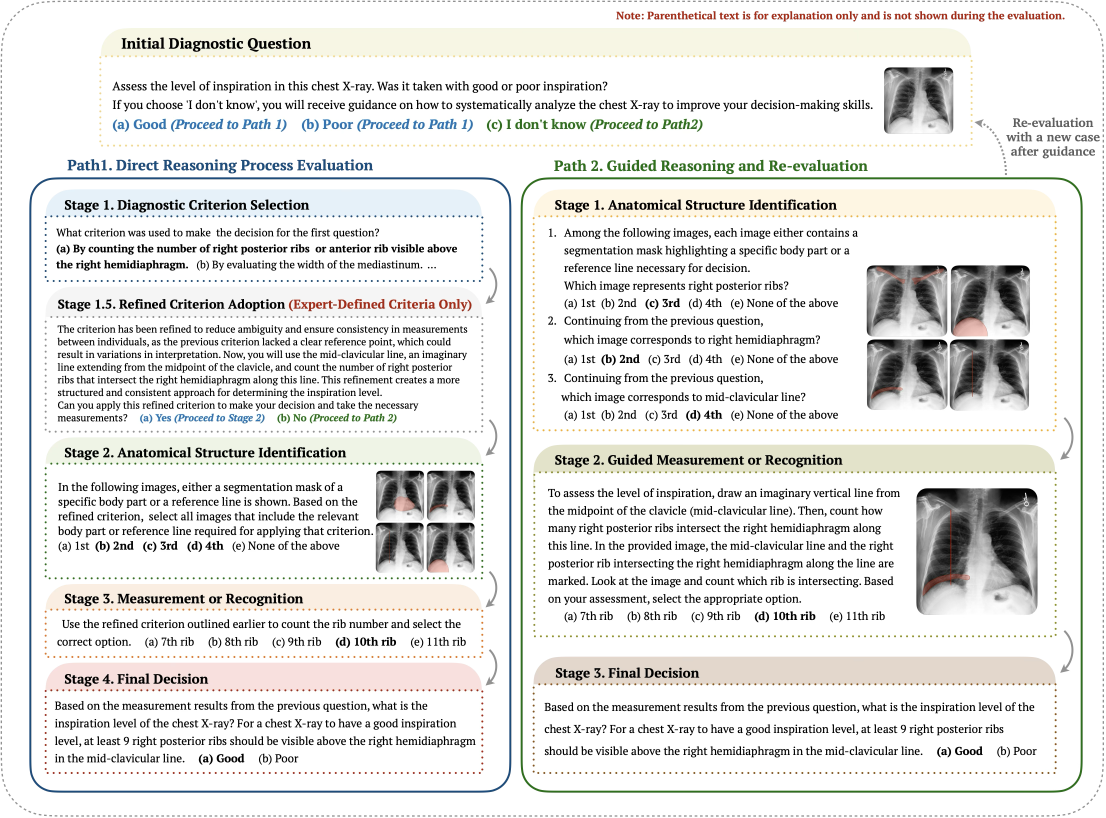
#> input picture evaluate/images/overview_cxreasonbench.png, 3318 x 2452 px (shown at 1/3 size)
$ python -i rotation.py   (imports and definitions only)   (Python 2 division)
#> lines starting #> are read from the running program, lines starting #| are printed output that depends on the picture
import cv2
import numpy as np
from scipy import ndimage
from scipy.spatial import distance
from collections import defaultdict
from skimage.morphology import skeletonize

from utils.constants import TARGET_MASK_LIST, MD_RANGES, ROUND_VALUE
from utils.utils import select_max_area_mask


# [15 lines left out: function select_max_width_mask, not called in this run]


def is_ascending(lst):
    return all(lst[i] <= lst[i + 1] for i in range(len(lst) - 1))

# [52 lines left out: functions find_target_midlines, least_squares_fit_vertical, not called in this run]

def find_x_vertical(y, m, b):
    x = m * y + b
    return x

# [27 lines left out: functions line_equation, residue, x_std, not called in this run]


def extract_meta_clavicle(image_data):
    meta_clavicle = dict()
    for side in ['right', 'left']:
        cxas_files = image_data['cxas']
        mask_lung = cv2.imread(cxas_files[f"{side} lung"], 0)
        mask_clavicle = cv2.imread(cxas_files[f"clavicle {side}"], 0)

        if mask_clavicle.sum() != 0 and mask_lung.sum() != 0:
            mask_lung_refined = select_max_area_mask(mask_lung)
            longest_mask, _ = select_max_width_mask(mask_clavicle)
            ys, xs = longest_mask.nonzero()
            idx_xmin, idx_xmax = xs.argmin(), xs.argmax()

            img_height, img_width = longest_mask.shape
            meta_clavicle['image_height'] = img_height
            meta_clavicle['image_width'] = img_width

            if side == 'right':
                x1, y1 = xs[idx_xmin], ys[idx_xmin]
                x2, y2 = xs[idx_xmax], ys[idx_xmax]

            elif side == 'left':
                x2, y2 = xs[idx_xmin], ys[idx_xmin]
                x1, y1 = xs[idx_xmax], ys[idx_xmax]

            if x2 - x1 != 0:  # Avoid division by zero
                slope = (y2 - y1) / (x2 - x1)
                initial_intercept = y1 - slope * x1
            else:
                slope = None  # Vertical line
                initial_intercept = x1

            if slope is not None:
                height, width = longest_mask.shape
                max_intercept = height - 1  # Limit to the height of the mask
                valid_intercept = []  # Store valid intercept

                # Function to check for intersections
                # [6 lines left out: function has_intersection, not called in this run]

                # Start from initial intercept and move upwards
                intercept = initial_intercept
                while intercept <= max_intercept and has_intersection(longest_mask, slope, intercept, height):
                    valid_intercept.append(intercept)
                    intercept += 1

                # Start from initial intercept and move downwards
                intercept = initial_intercept - 1
                while intercept >= 0 and has_intersection(longest_mask, slope, intercept, height):
                    valid_intercept.append(intercept)
                    intercept -= 1

                if valid_intercept:
                    intercept_max = max(valid_intercept)
                    intercept_min = min(valid_intercept)

                    filled_mask = np.zeros_like(mask_clavicle, dtype=np.uint8)
                    for x in range(width):
                        y_min = int(slope * x + intercept_min)
                        y_max = int(slope * x + intercept_max)

                        if 0 <= y_min < height and 0 <= y_max < height:
                            filled_mask[min(y_min, y_max):max(y_min, y_max) + 1, x] = 1

                    intersection_mask = np.bitwise_and(mask_clavicle, filled_mask)

                    y_indices, x_indices = intersection_mask.nonzero()
                    if len(x_indices) != 0:
                        if side == 'right':
                            idx = x_indices.argmax()
                        elif side == 'left':
                            idx = x_indices.argmin()
                        end_pnt = (x_indices[idx], y_indices[idx])

                        y_maxwidth = mask_lung_refined.sum(axis=-1).argmax()
                        xs_lung_max_width = mask_lung_refined[y_maxwidth].nonzero()[0]
                        if len(xs_lung_max_width) != 0:
                            if side == 'right':
                                lung_inner_pnt_max = (xs_lung_max_width[-1], y_maxwidth)
                                lung_outter_pnt_max = (xs_lung_max_width[0], y_maxwidth)
                                quality_x_pos_max = (end_pnt[0] - lung_outter_pnt_max[0]) / (
                                        lung_inner_pnt_max[0] - lung_outter_pnt_max[0])
                            elif side == 'left':
                                lung_inner_pnt_max = (xs_lung_max_width[0], y_maxwidth)
                                lung_outter_pnt_max = (xs_lung_max_width[-1], y_maxwidth)
                                quality_x_pos_max = (lung_outter_pnt_max[0] - end_pnt[0]) / (
                                        lung_outter_pnt_max[0] - lung_inner_pnt_max[0])
                        else:
                            quality_x_pos_max = -1

                        meta_clavicle[f'{side}_quality_x_pos_max'] = quality_x_pos_max
                        meta_clavicle[f'{side}_end_pnt_xy'] = end_pnt
                        meta_clavicle[f'{side}_slope'] = slope
                        meta_clavicle[f'{side}_intercept_min'] = intercept_min
                        meta_clavicle[f'{side}_intercept_max'] = intercept_max
                else:
                    print(image_data['cxr'])
    return meta_clavicle

# [138 lines left out: function extract_meta_midline, not called in this run]

def extract_rotation(image_data):
    meta_rotation = dict()

    # clavicle, midline
    meta_clavicle = extract_meta_clavicle(image_data)
    meta_midline = extract_meta_midline(image_data)

    tg_keys_clavicle = ['image_height', 'image_width',
                        'right_quality_x_pos_max', 'left_quality_x_pos_max',
                        'right_end_pnt_xy', 'left_end_pnt_xy']
    if all(k in meta_clavicle for k in tg_keys_clavicle):
        image_height = meta_clavicle['image_height']
        image_width = meta_clavicle['image_width']

        clavicle_right_x_pos_max = meta_clavicle['right_quality_x_pos_max']
        clavicle_left_x_pos_max = meta_clavicle['left_quality_x_pos_max']

        clavicle_y_right = meta_clavicle['right_end_pnt_xy'][-1]
        clavicle_y_left = meta_clavicle['left_end_pnt_xy'][-1]
        clavicle_y_diff = abs(clavicle_y_right - clavicle_y_left) / image_height

        clavicle_y_mean = (clavicle_y_right + clavicle_y_left) / 2
        clavicle_y_pos = (clavicle_y_mean / image_height)

        clavicle_x_right = meta_clavicle['right_end_pnt_xy'][0]
        clavicle_x_left = meta_clavicle['left_end_pnt_xy'][0]
        clavicle_x_diff = (clavicle_x_left - clavicle_x_right) / image_width

        md_range_clavicle = {'x_position': [0.8, 2.0], 'x_diff': [-0.1, 0.3],
                             'y_position': [0.05, 0.5], 'y_diff': [0, 0.05]}

        qc_valid_clavicle = (clavicle_right_x_pos_max >= md_range_clavicle['x_position'][0]) \
                            & (clavicle_right_x_pos_max < md_range_clavicle['x_position'][-1]) \
                            & (clavicle_left_x_pos_max >= md_range_clavicle['x_position'][0]) \
                            & (clavicle_left_x_pos_max < md_range_clavicle['x_position'][-1]) \
                            & (clavicle_x_diff >= md_range_clavicle['x_diff'][0]) \
                            & (clavicle_x_diff < md_range_clavicle['x_diff'][-1]) \
                            & (clavicle_y_diff >= md_range_clavicle['y_diff'][0]) \
                            & (clavicle_y_diff < md_range_clavicle['y_diff'][-1]) \
                            & (clavicle_y_pos >= md_range_clavicle['y_position'][0]) \
                            & (clavicle_y_pos < md_range_clavicle['y_position'][-1])

        if qc_valid_clavicle:
            # clavicle
            right_end_pnt = meta_clavicle['right_end_pnt_xy']
            left_end_pnt = meta_clavicle['left_end_pnt_xy']

            # clavicle2midline
            xy_coords = meta_midline['xy_coords']
            target_indices, target_coords = find_target_midlines(right_end_pnt, left_end_pnt, xy_coords)

            if target_coords != -1:
                m, b = least_squares_fit_vertical(target_coords)
                right_midline_x = find_x_vertical(right_end_pnt[-1], m, b)
                left_midline_x = find_x_vertical(left_end_pnt[-1], m, b)

                right_midline_xy = [right_midline_x, right_end_pnt[-1]]
                left_midline_xy = [left_midline_x, left_end_pnt[-1]]

                distance_right_clavicle = right_midline_x - right_end_pnt[0]
                distance_left_clavicle = left_end_pnt[0] - left_midline_x

                ratio = (distance_right_clavicle / distance_left_clavicle) \
                    if distance_left_clavicle >= distance_right_clavicle \
                    else (distance_left_clavicle / distance_right_clavicle)

                # qc - midline
                md_range_midline = {
                    'threshold_vertebrae_residue': 20,
                    'threshold_vertebrae_std': 30
                }

                midline_residue = residue(target_coords)
                midline_x_std = x_std(target_coords)

                qc_valid_midline = (midline_residue < md_range_midline['threshold_vertebrae_residue']) \
                                   & (midline_x_std < md_range_midline['threshold_vertebrae_std'])

                qc_valid_dist_both_pos = (distance_right_clavicle >= 0) & (distance_left_clavicle >= 0)

                qc_valid = qc_valid_clavicle & qc_valid_midline & qc_valid_dist_both_pos

                if qc_valid:
                    meta_rotation['distance_right'] = distance_right_clavicle
                    meta_rotation['distance_left'] = distance_left_clavicle

                    meta_rotation['medial_end_right_clavicle'] = right_end_pnt
                    meta_rotation['medial_end_left_clavicle'] = left_end_pnt

                    meta_rotation['midline_points'] = target_coords

                    meta_rotation['midline_point_right_clavicle'] = right_midline_xy
                    meta_rotation['midline_point_left_clavicle'] = left_midline_xy

                    meta_rotation['ratio'] = ratio
                    if round(ratio, ROUND_VALUE['Rotation']) >= MD_RANGES['Rotation']:
                        meta_rotation['label'] = 0
                    else:
                        meta_rotation['label'] = 1


                    for side in ['right', 'left']:
                        meta_rotation[f'viz_{side}_slope'] = meta_clavicle[f'{side}_slope']
                        meta_rotation[f'viz_{side}_intercept_min'] = meta_clavicle[f'{side}_intercept_min']
                        meta_rotation[f'viz_{side}_intercept_max'] = meta_clavicle[f'{side}_intercept_max']
                        meta_rotation[f'viz_{side}_end_pnt'] = meta_clavicle[f'{side}_end_pnt_xy']

                    meta_rotation['viz_target_coords'] = target_coords
                    meta_rotation['viz_m'] = m
                    meta_rotation['viz_b'] = b

    return meta_rotation, meta_midline

>>> import cv2
>>> picture = cv2.imread('../../evaluate/images/overview_cxreasonbench.png', cv2.IMREAD_GRAYSCALE)
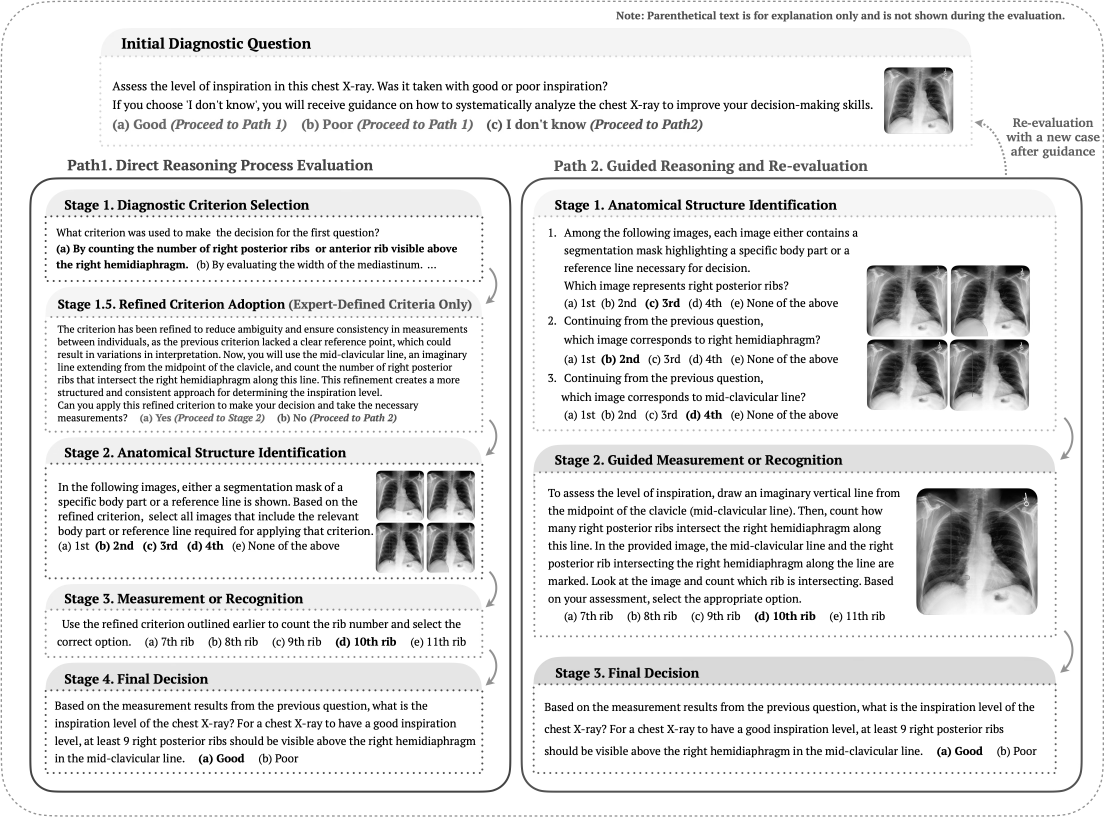
#> picture: shape (2452, 3318) (shown at 1/3 size); min 0, max 255, mean 228
#> (the run stopped early here; a loop or call above may not have finished)
